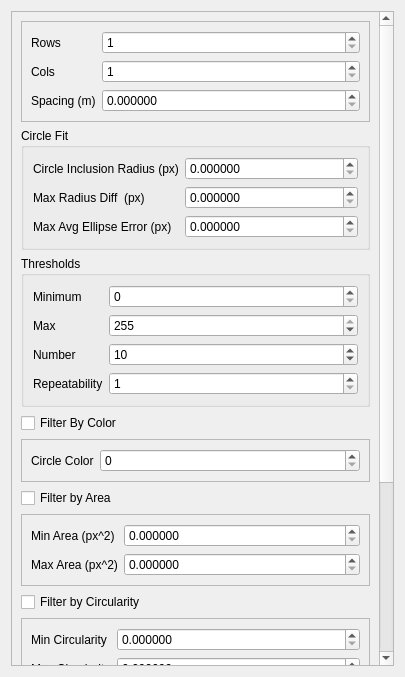
<?xml version="1.0" encoding="UTF-8"?>
<ui version="4.0">
 <class>ModifiedCircleGridTargetFinder</class>
 <widget class="QWidget" name="ModifiedCircleGridTargetFinder">
  <property name="geometry">
   <rect>
    <x>0</x>
    <y>0</y>
    <width>405</width>
    <height>677</height>
   </rect>
  </property>
  <property name="windowTitle">
   <string>Form</string>
  </property>
  <layout class="QVBoxLayout" name="verticalLayout_2">
   <item>
    <widget class="QScrollArea" name="scrollArea">
     <property name="horizontalScrollBarPolicy">
      <enum>Qt::ScrollBarAlwaysOff</enum>
     </property>
     <property name="widgetResizable">
      <bool>true</bool>
     </property>
     <widget class="QWidget" name="scrollAreaWidgetContents">
      <property name="geometry">
       <rect>
        <x>0</x>
        <y>0</y>
        <width>394</width>
        <height>973</height>
       </rect>
      </property>
      <layout class="QVBoxLayout" name="verticalLayout">
       <item>
        <widget class="QFrame" name="frame">
         <property name="frameShape">
          <enum>QFrame::StyledPanel</enum>
         </property>
         <property name="frameShadow">
          <enum>QFrame::Raised</enum>
         </property>
         <layout class="QFormLayout" name="formLayout_5">
          <item row="0" column="0">
           <widget class="QLabel" name="label">
            <property name="text">
             <string>Rows</string>
            </property>
           </widget>
          </item>
          <item row="0" column="1">
           <widget class="QSpinBox" name="rowSpinBox">
            <property name="minimum">
             <number>1</number>
            </property>
           </widget>
          </item>
          <item row="1" column="0">
           <widget class="QLabel" name="label_2">
            <property name="text">
             <string>Cols</string>
            </property>
           </widget>
          </item>
          <item row="1" column="1">
           <widget class="QSpinBox" name="colSpinBox">
            <property name="minimum">
             <number>1</number>
            </property>
           </widget>
          </item>
          <item row="2" column="0">
           <widget class="QLabel" name="label_3">
            <property name="text">
             <string>Spacing (m)</string>
            </property>
           </widget>
          </item>
          <item row="2" column="1">
           <widget class="QDoubleSpinBox" name="spacingDoubleSpinBox">
            <property name="decimals">
             <number>6</number>
            </property>
            <property name="maximum">
             <double>1000000000.000000000000000</double>
            </property>
            <property name="singleStep">
             <double>0.010000000000000</double>
            </property>
           </widget>
          </item>
         </layout>
        </widget>
       </item>
       <item>
        <widget class="QGroupBox" name="groupBox_5">
         <property name="title">
          <string>Circle Fit</string>
         </property>
         <layout class="QFormLayout" name="formLayout_6">
          <item row="0" column="0">
           <widget class="QLabel" name="label_8">
            <property name="text">
             <string>Circle Inclusion Radius (px)</string>
            </property>
           </widget>
          </item>
          <item row="0" column="1">
           <widget class="QDoubleSpinBox" name="circleInclusionRadiusDoubleSpinBox">
            <property name="decimals">
             <number>6</number>
            </property>
            <property name="maximum">
             <double>1000000000.000000000000000</double>
            </property>
           </widget>
          </item>
          <item row="1" column="0">
           <widget class="QLabel" name="label_9">
            <property name="text">
             <string>Max Radius Diff  (px)</string>
            </property>
           </widget>
          </item>
          <item row="2" column="0">
           <widget class="QLabel" name="label_10">
            <property name="text">
             <string>Max Avg Ellipse Error (px)</string>
            </property>
           </widget>
          </item>
          <item row="1" column="1">
           <widget class="QDoubleSpinBox" name="maxRadiusDiffDoubleSpinBox">
            <property name="decimals">
             <number>6</number>
            </property>
            <property name="maximum">
             <double>1000000000.000000000000000</double>
            </property>
           </widget>
          </item>
          <item row="2" column="1">
           <widget class="QDoubleSpinBox" name="maxAvgEllipseErrorDoubleSpinBox">
            <property name="decimals">
             <number>6</number>
            </property>
            <property name="maximum">
             <double>1.000000000000000</double>
            </property>
           </widget>
          </item>
         </layout>
        </widget>
       </item>
       <item>
        <widget class="QGroupBox" name="groupBox">
         <property name="title">
          <string>Thresholds</string>
         </property>
         <layout class="QFormLayout" name="formLayout_9">
          <item row="0" column="0">
           <widget class="QLabel" name="label_4">
            <property name="text">
             <string>Minimum</string>
            </property>
           </widget>
          </item>
          <item row="0" column="1">
           <widget class="QSpinBox" name="minThresholdSpinBox">
            <property name="maximum">
             <number>255</number>
            </property>
           </widget>
          </item>
          <item row="1" column="0">
           <widget class="QLabel" name="label_5">
            <property name="text">
             <string>Max</string>
            </property>
           </widget>
          </item>
          <item row="1" column="1">
           <widget class="QSpinBox" name="maxThresholdSpinBox">
            <property name="maximum">
             <number>255</number>
            </property>
            <property name="value">
             <number>255</number>
            </property>
           </widget>
          </item>
          <item row="2" column="0">
           <widget class="QLabel" name="label_6">
            <property name="text">
             <string>Number</string>
            </property>
           </widget>
          </item>
          <item row="2" column="1">
           <widget class="QSpinBox" name="numThresholdSpinBox">
            <property name="minimum">
             <number>0</number>
            </property>
            <property name="maximum">
             <number>1000000000</number>
            </property>
            <property name="value">
             <number>10</number>
            </property>
           </widget>
          </item>
          <item row="3" column="0">
           <widget class="QLabel" name="label_7">
            <property name="text">
             <string>Repeatability</string>
            </property>
           </widget>
          </item>
          <item row="3" column="1">
           <widget class="QSpinBox" name="minRepeatSpinBox">
            <property name="minimum">
             <number>1</number>
            </property>
            <property name="maximum">
             <number>1000000000</number>
            </property>
           </widget>
          </item>
         </layout>
        </widget>
       </item>
       <item>
        <widget class="QCheckBox" name="filterByColorCheckBox">
         <property name="text">
          <string>Filter By Color</string>
         </property>
        </widget>
       </item>
       <item>
        <widget class="QFrame" name="frame_filter_color">
         <property name="frameShape">
          <enum>QFrame::StyledPanel</enum>
         </property>
         <property name="frameShadow">
          <enum>QFrame::Raised</enum>
         </property>
         <layout class="QFormLayout" name="formLayout_7">
          <item row="0" column="0">
           <widget class="QLabel" name="label_12">
            <property name="text">
             <string>Circle Color</string>
            </property>
           </widget>
          </item>
          <item row="0" column="1">
           <widget class="QSpinBox" name="circleColorSpinBox">
            <property name="minimum">
             <number>0</number>
            </property>
            <property name="maximum">
             <number>255</number>
            </property>
           </widget>
          </item>
         </layout>
        </widget>
       </item>
       <item>
        <widget class="QCheckBox" name="filterByAreaCheckBox">
         <property name="text">
          <string>Filter by Area</string>
         </property>
        </widget>
       </item>
       <item>
        <widget class="QFrame" name="frame_filter_area">
         <property name="frameShape">
          <enum>QFrame::StyledPanel</enum>
         </property>
         <property name="frameShadow">
          <enum>QFrame::Raised</enum>
         </property>
         <layout class="QFormLayout" name="formLayout_2">
          <item row="0" column="0">
           <widget class="QLabel" name="label_14">
            <property name="text">
             <string>Min Area (px^2)</string>
            </property>
           </widget>
          </item>
          <item row="0" column="1">
           <widget class="QDoubleSpinBox" name="maxAreaDoubleSpinBox">
            <property name="decimals">
             <number>6</number>
            </property>
            <property name="maximum">
             <double>1000000000.000000000000000</double>
            </property>
           </widget>
          </item>
          <item row="1" column="0">
           <widget class="QLabel" name="label_15">
            <property name="text">
             <string>Max Area (px^2)</string>
            </property>
           </widget>
          </item>
          <item row="1" column="1">
           <widget class="QDoubleSpinBox" name="minAreaDoubleSpinBox">
            <property name="decimals">
             <number>6</number>
            </property>
            <property name="maximum">
             <double>1000000000.000000000000000</double>
            </property>
           </widget>
          </item>
         </layout>
        </widget>
       </item>
       <item>
        <widget class="QCheckBox" name="filterByCircularityCheckBox">
         <property name="text">
          <string>Filter by Circularity</string>
         </property>
        </widget>
       </item>
       <item>
        <widget class="QFrame" name="frame_filter_circularity">
         <property name="frameShape">
          <enum>QFrame::StyledPanel</enum>
         </property>
         <property name="frameShadow">
          <enum>QFrame::Raised</enum>
         </property>
         <layout class="QFormLayout" name="formLayout_3">
          <item row="0" column="0">
           <widget class="QLabel" name="label_17">
            <property name="text">
             <string>Min Circularity</string>
            </property>
           </widget>
          </item>
          <item row="0" column="1">
           <widget class="QDoubleSpinBox" name="minCircularityDoubleSpinBox">
            <property name="decimals">
             <number>6</number>
            </property>
            <property name="maximum">
             <double>1000000000.000000000000000</double>
            </property>
           </widget>
          </item>
          <item row="1" column="0">
           <widget class="QLabel" name="label_18">
            <property name="text">
             <string>Max Circularity</string>
            </property>
           </widget>
          </item>
          <item row="1" column="1">
           <widget class="QDoubleSpinBox" name="maxCircularityDoubleSpinBox">
            <property name="decimals">
             <number>6</number>
            </property>
            <property name="maximum">
             <double>1000000000.000000000000000</double>
            </property>
           </widget>
          </item>
         </layout>
        </widget>
       </item>
       <item>
        <widget class="QCheckBox" name="filterByInertiaCheckBox">
         <property name="text">
          <string>Filter by Inertia</string>
         </property>
        </widget>
       </item>
       <item>
        <widget class="QFrame" name="frame_filter_inertia">
         <property name="frameShape">
          <enum>QFrame::StyledPanel</enum>
         </property>
         <property name="frameShadow">
          <enum>QFrame::Raised</enum>
         </property>
         <layout class="QFormLayout" name="formLayout_4">
          <item row="0" column="0">
           <widget class="QLabel" name="label_20">
            <property name="text">
             <string>Min Inertia Ratio</string>
            </property>
           </widget>
          </item>
          <item row="0" column="1">
           <widget class="QDoubleSpinBox" name="minInertiaRatioDoubleSpinBox">
            <property name="decimals">
             <number>6</number>
            </property>
            <property name="maximum">
             <double>1000000000.000000000000000</double>
            </property>
           </widget>
          </item>
          <item row="1" column="0">
           <widget class="QLabel" name="label_21">
            <property name="text">
             <string>Max Inertia Ratio</string>
            </property>
           </widget>
          </item>
          <item row="1" column="1">
           <widget class="QDoubleSpinBox" name="maxInertiaRatioDoubleSpinBox">
            <property name="decimals">
             <number>6</number>
            </property>
            <property name="maximum">
             <double>1000000000.000000000000000</double>
            </property>
           </widget>
          </item>
         </layout>
        </widget>
       </item>
       <item>
        <widget class="QCheckBox" name="filterByConvexityCheckBox">
         <property name="text">
          <string>Filter by Convexity</string>
         </property>
        </widget>
       </item>
       <item>
        <widget class="QFrame" name="frame_filter_convexity">
         <property name="frameShape">
          <enum>QFrame::StyledPanel</enum>
         </property>
         <property name="frameShadow">
          <enum>QFrame::Raised</enum>
         </property>
         <layout class="QFormLayout" name="formLayout">
          <item row="0" column="0">
           <widget class="QLabel" name="label_23">
            <property name="text">
             <string>Min Convexity</string>
            </property>
           </widget>
          </item>
          <item row="0" column="1">
           <widget class="QDoubleSpinBox" name="minConvexityDoubleSpinBox">
            <property name="decimals">
             <number>6</number>
            </property>
            <property name="maximum">
             <double>1000000000.000000000000000</double>
            </property>
           </widget>
          </item>
          <item row="1" column="0">
           <widget class="QLabel" name="label_24">
            <property name="text">
             <string>Max Convexity</string>
            </property>
           </widget>
          </item>
          <item row="1" column="1">
           <widget class="QDoubleSpinBox" name="maxConvexityDoubleSpinBox">
            <property name="decimals">
             <number>6</number>
            </property>
            <property name="maximum">
             <double>1000000000.000000000000000</double>
            </property>
           </widget>
          </item>
         </layout>
        </widget>
       </item>
      </layout>
     </widget>
    </widget>
   </item>
  </layout>
 </widget>
 <resources/>
 <connections/>
</ui>
